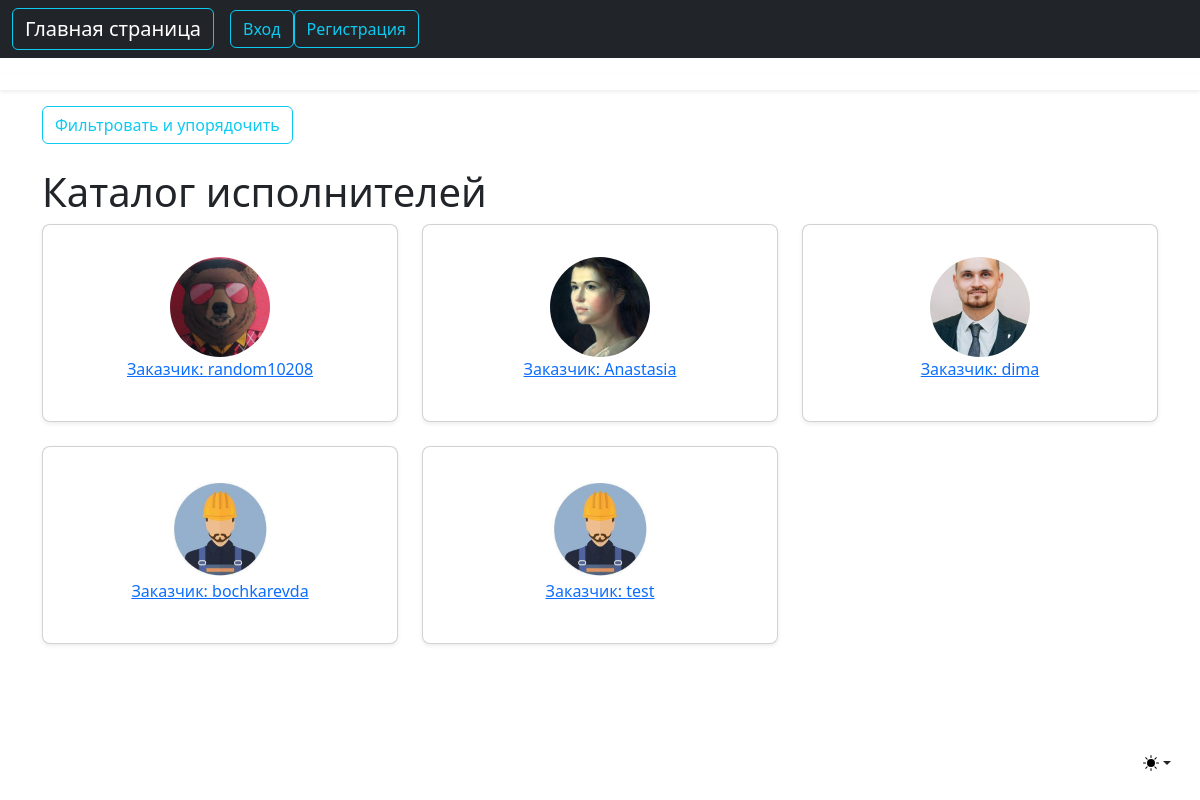
The page /users/workers on the database as committed earlier.
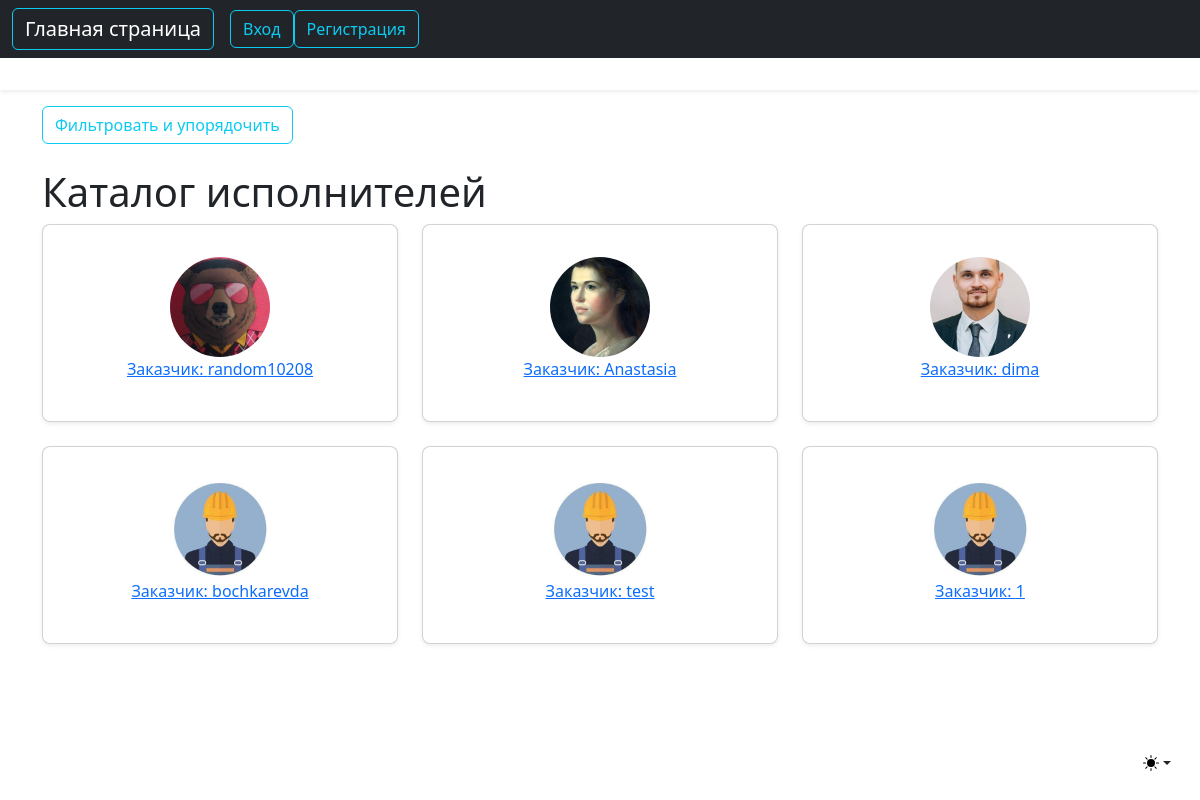
The same page on the database as committed later.
### users/models.py (models this page shows, shortened)
class Worker(models.Model):
    user = models.OneToOneField(User, on_delete=models.CASCADE)
    rating = models.IntegerField(null=True)
    experience = models.TextField(null=True)

class Profile(models.Model):
    user = models.OneToOneField(User, on_delete=models.CASCADE)
    image = models.ImageField(default='default.jpg', upload_to='profile_pics')

### users/views.py (the view)
# urls.py: path('workers', WorkerListView.as_view(), name='workers'),
class WorkerListView(ListView):
    model = Worker
    template_name = 'users/workers.html'
    context_object_name = 'workers'
    paginate_by = 10

### users/templates/users/workers.html (shortened to what this page needs)
{% extends "searchwork/base_client.html" %}
{% block content %}
        {% if workers %}
<div class="d-flex justify-content-between">
<div>
            <a class="btn btn-outline-info" href="#">Фильтровать и упорядочить</a>
</div>
</div>
<br/>
            <h1>Каталог исполнителей</h1>
            <div class="row row-cols-1 row-cols-md-3 mb-3 text-center">
                {% for worker in workers %}
                      <div class="col">
                        <div class="card mb-4 rounded-3 shadow-sm">
                          <div class="card-body">
                            <ul class="list-unstyled mt-3 mb-4">
                              <li>
                                  <img class="rounded-circle article-img" src="{{ worker.user.profile.image.url }}" width="100" height="100" alt="аватар заказчика">
                              </li>
                                <li><a class="mr-2" href="{% url 'user-tasks' task.author.username %}">Заказчик: {{ worker.user.username }}</a></li>
                            </ul>
                          </div>
                        </div>
                      </div>
                {% endfor %}
            </div>
        {% else %}
            <h1>Не найдено ни одного исполнителя.</h1>
            <a class="btn btn-outline-info" href="{% url 'worker' %}">Стать исполнителем</a>
        {% endif %}
{% endblock content %}

### searchwork/templates/searchwork/base_client.html (shortened to what this page needs)
{% extends "searchwork/base.html" %}
{% block base %}
<div  class="p-2 "></div>
<div  class="p-2 shadow-sm"></div>
<div  class="p-2 "></div>
<main class="container">
{% block content %}{% endblock %}
{% endblock base %}

### searchwork/templates/searchwork/base.html (shortened to what this page needs)
{% load static %}
<!doctype html>
<html lang="en">
<head>
    <link rel="stylesheet" href="https://cdn.jsdelivr.net/npm/bootstrap@5.2.3/dist/css/bootstrap.min.css" type="text/css">
</head>
<body>
    <body class="bg-body-tertiary">
    <div class="dropdown position-fixed bottom-0 end-0 mb-3 me-3 bd-mode-toggle">
      <button class="btn btn-bd-primary py-2 dropdown-toggle d-flex align-items-center" id="bd-theme" type="button" aria-expanded="false" data-bs-toggle="dropdown" aria-label="Toggle theme (light)">
        <svg class="bi my-1 theme-icon-active" width="1em" height="1em"><use href="#sun-fill"></use></svg>
      </button>
    </div>
<nav class="navbar navbar-expand-lg navbar-dark bg-dark" aria-label="Main navigation">
  <div class="container-fluid">
    <a class="btn btn-outline-info navbar-brand " href="{% url 'searchwork-about' %}">Главная страница</a>
    <div class="navbar-collapse offcanvas-collapse" id="navbarsExampleDefault">
      <ul class="navbar-nav me-auto mb-2 mb-lg-0">
            {% if user.is_authenticated %}
            	<a class="btn btn-outline-info" href="{% url 'profile' %}">Профиль</a>
            	<a class="btn btn-outline-info" href="{% url 'logout' %}">Выход</a>
          	{% else %}
            	<a class="btn btn-outline-info" href="{% url 'login' %}">Вход</a>
            	<a class="btn btn-outline-info" href="{% url 'register' %}">Регистрация</a>
          	{% endif %}
      </ul>
    </div>
  </div>
</nav>
<div class="nav-scroller bg-body">
  {% block base %}{% endblock %}
</div>
</body>
</body>
</html>

Rows that differ between the two databases and show on the page:
added Worker: user.profile.image (placeholder picture), user.username "1"
